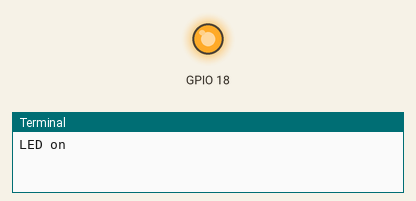
Simulated run of this program. Board: Raspberry Pi (BCM pin numbers). Parts: output pins drawn as LEDs (lit = HIGH), the last lines printed to the terminal. At 1.0 s the program stops and its outputs stay as they are.

Above: at 0.1 s.
At 1.1 s:
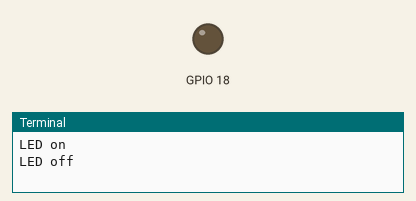
Timing chart, 0 to 2.5 s (numbered marks = the images above):
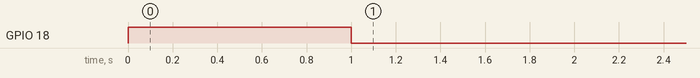

The program:

leds.py
```python
import RPi.GPIO as GPIO
import time

GPIO.setmode(GPIO.BCM)
GPIO.setwarnings(False)

GPIO.setup(18,GPIO.OUT)

print("LED on")
GPIO.output(18,GPIO.HIGH)

time.sleep(1)

print("LED off")
GPIO.output(18,GPIO.LOW)
```

Measured:
- by itself, GPIO 18: LOW → HIGH at 0.00 s, → LOW 1.0 s later
